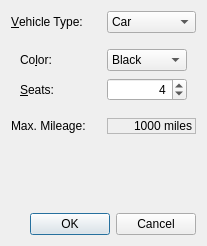
<?xml version="1.0" encoding="UTF-8"?>
<ui version="4.0">
 <class>VehicleRentalDlg</class>
 <widget class="QDialog" name="VehicleRentalDlg">
  <property name="geometry">
   <rect>
    <x>0</x>
    <y>0</y>
    <width>206</width>
    <height>246</height>
   </rect>
  </property>
  <property name="windowTitle">
   <string>Vehicle Renta</string>
  </property>
  <layout class="QGridLayout" name="gridLayout">
   <item row="0" column="0">
    <layout class="QHBoxLayout" name="horizontalLayout">
     <item>
      <widget class="QLabel" name="label">
       <property name="text">
        <string>&amp;Vehicle Type:</string>
       </property>
       <property name="buddy">
        <cstring>vehicleComboBox</cstring>
       </property>
      </widget>
     </item>
     <item>
      <widget class="QComboBox" name="vehicleComboBox">
       <item>
        <property name="text">
         <string>Car</string>
        </property>
       </item>
       <item>
        <property name="text">
         <string>Van</string>
        </property>
       </item>
      </widget>
     </item>
    </layout>
   </item>
   <item row="1" column="0">
    <widget class="QStackedWidget" name="stackedWidget">
     <property name="currentIndex">
      <number>0</number>
     </property>
     <widget class="QWidget" name="page_2">
      <layout class="QGridLayout" name="gridLayout_3">
       <item row="0" column="0">
        <widget class="QLabel" name="label_4">
         <property name="text">
          <string>Co&amp;lor:</string>
         </property>
         <property name="buddy">
          <cstring>colorComboBox</cstring>
         </property>
        </widget>
       </item>
       <item row="0" column="1">
        <widget class="QComboBox" name="colorComboBox">
         <item>
          <property name="text">
           <string>Black</string>
          </property>
         </item>
         <item>
          <property name="text">
           <string>Blue</string>
          </property>
         </item>
         <item>
          <property name="text">
           <string>Green</string>
          </property>
         </item>
         <item>
          <property name="text">
           <string>Red</string>
          </property>
         </item>
         <item>
          <property name="text">
           <string>Silver</string>
          </property>
         </item>
         <item>
          <property name="text">
           <string>White</string>
          </property>
         </item>
         <item>
          <property name="text">
           <string>Yellow</string>
          </property>
         </item>
        </widget>
       </item>
       <item row="1" column="0">
        <widget class="QLabel" name="label_5">
         <property name="text">
          <string>&amp;Seats:</string>
         </property>
         <property name="buddy">
          <cstring>seatsSpinBox</cstring>
         </property>
        </widget>
       </item>
       <item row="1" column="1">
        <widget class="QSpinBox" name="seatsSpinBox">
         <property name="alignment">
          <set>Qt::AlignRight|Qt::AlignTrailing|Qt::AlignVCenter</set>
         </property>
         <property name="minimum">
          <number>2</number>
         </property>
         <property name="maximum">
          <number>12</number>
         </property>
         <property name="value">
          <number>4</number>
         </property>
        </widget>
       </item>
      </layout>
     </widget>
     <widget class="QWidget" name="page">
      <layout class="QGridLayout" name="gridLayout_2">
       <item row="0" column="0">
        <widget class="QLabel" name="label_2">
         <property name="text">
          <string>&amp;Weight:</string>
         </property>
         <property name="buddy">
          <cstring>weightSpinBox</cstring>
         </property>
        </widget>
       </item>
       <item row="0" column="1">
        <widget class="QSpinBox" name="weightSpinBox">
         <property name="alignment">
          <set>Qt::AlignRight|Qt::AlignTrailing|Qt::AlignVCenter</set>
         </property>
         <property name="suffix">
          <string>tons</string>
         </property>
         <property name="minimum">
          <number>1</number>
         </property>
         <property name="maximum">
          <number>8</number>
         </property>
         <property name="value">
          <number>1</number>
         </property>
        </widget>
       </item>
       <item row="1" column="0">
        <widget class="QLabel" name="label_3">
         <property name="text">
          <string>Volu&amp;me:</string>
         </property>
         <property name="buddy">
          <cstring>volumeSpinBox</cstring>
         </property>
        </widget>
       </item>
       <item row="1" column="1">
        <widget class="QSpinBox" name="volumeSpinBox">
         <property name="alignment">
          <set>Qt::AlignRight|Qt::AlignTrailing|Qt::AlignVCenter</set>
         </property>
         <property name="suffix">
          <string> cu m</string>
         </property>
         <property name="minimum">
          <number>4</number>
         </property>
         <property name="maximum">
          <number>22</number>
         </property>
         <property name="value">
          <number>10</number>
         </property>
        </widget>
       </item>
      </layout>
     </widget>
    </widget>
   </item>
   <item row="2" column="0">
    <layout class="QHBoxLayout" name="horizontalLayout_2">
     <item>
      <widget class="QLabel" name="label_6">
       <property name="text">
        <string>Max. Mileage:</string>
       </property>
      </widget>
     </item>
     <item>
      <widget class="QLabel" name="mileageLabel">
       <property name="frameShape">
        <enum>QFrame::StyledPanel</enum>
       </property>
       <property name="frameShadow">
        <enum>QFrame::Sunken</enum>
       </property>
       <property name="text">
        <string>1000 miles</string>
       </property>
       <property name="alignment">
        <set>Qt::AlignRight|Qt::AlignTrailing|Qt::AlignVCenter</set>
       </property>
       <property name="wordWrap">
        <bool>false</bool>
       </property>
      </widget>
     </item>
    </layout>
   </item>
   <item row="3" column="0">
    <spacer name="verticalSpacer">
     <property name="orientation">
      <enum>Qt::Vertical</enum>
     </property>
     <property name="sizeHint" stdset="0">
      <size>
       <width>185</width>
       <height>68</height>
      </size>
     </property>
    </spacer>
   </item>
   <item row="4" column="0">
    <widget class="QDialogButtonBox" name="buttonBox">
     <property name="standardButtons">
      <set>QDialogButtonBox::Cancel|QDialogButtonBox::Ok</set>
     </property>
    </widget>
   </item>
  </layout>
 </widget>
 <resources/>
 <connections>
  <connection>
   <sender>buttonBox</sender>
   <signal>accepted()</signal>
   <receiver>VehicleRentalDlg</receiver>
   <slot>accept()</slot>
   <hints>
    <hint type="sourcelabel">
     <x>86</x>
     <y>226</y>
    </hint>
    <hint type="destinationlabel">
     <x>43</x>
     <y>178</y>
    </hint>
   </hints>
  </connection>
  <connection>
   <sender>buttonBox</sender>
   <signal>rejected()</signal>
   <receiver>VehicleRentalDlg</receiver>
   <slot>reject()</slot>
   <hints>
    <hint type="sourcelabel">
     <x>169</x>
     <y>228</y>
    </hint>
    <hint type="destinationlabel">
     <x>185</x>
     <y>167</y>
    </hint>
   </hints>
  </connection>
  <connection>
   <sender>vehicleComboBox</sender>
   <signal>currentIndexChanged(int)</signal>
   <receiver>stackedWidget</receiver>
   <slot>setCurrentIndex(int)</slot>
   <hints>
    <hint type="sourcelabel">
     <x>167</x>
     <y>23</y>
    </hint>
    <hint type="destinationlabel">
     <x>177</x>
     <y>40</y>
    </hint>
   </hints>
  </connection>
 </connections>
</ui>
